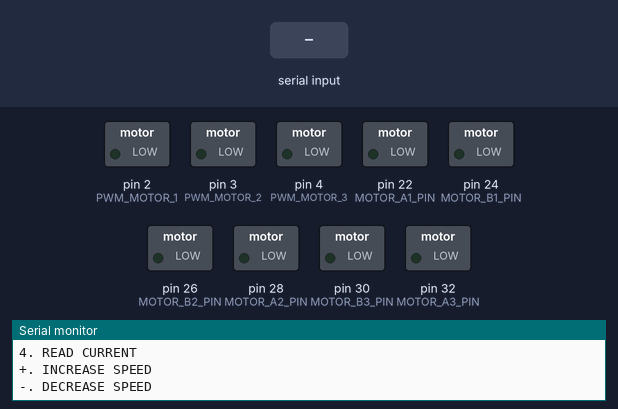
Simulated run of this sketch. Board: Arduino Mega 2560, built with avr-gcc and run on an emulated ATmega2560. Shown: switched loads named in the sketch (green lamp = pin HIGH), the last lines printed to the serial monitor. Inputs (shaded band) come from the test bench.

Above: at 1.2 s.
1.3 s: "2\n" received over Serial
At 2.5 s:
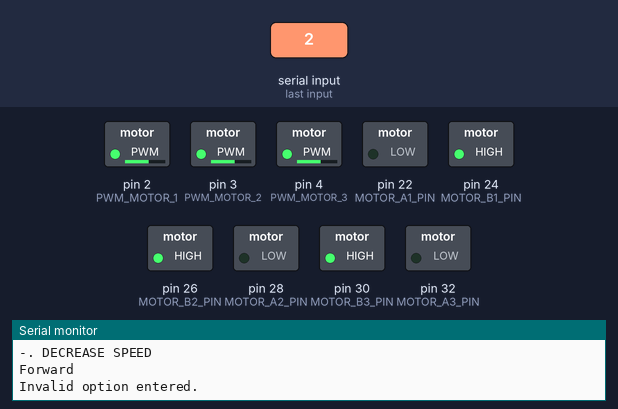
2.8 s: byte 51 ('3') received over Serial
At 3.8 s:
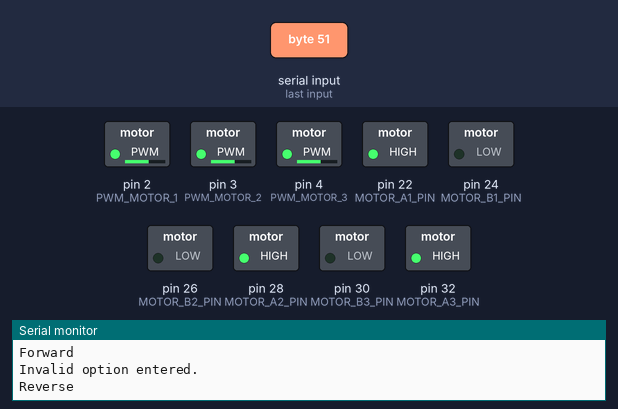
4.3 s: byte 119 ('w') received over Serial
At 5.1 s:
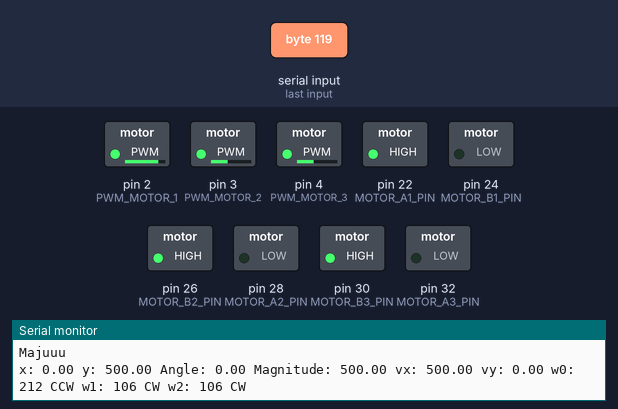
5.8 s: byte 97 ('a') received over Serial
At 6.2 s:
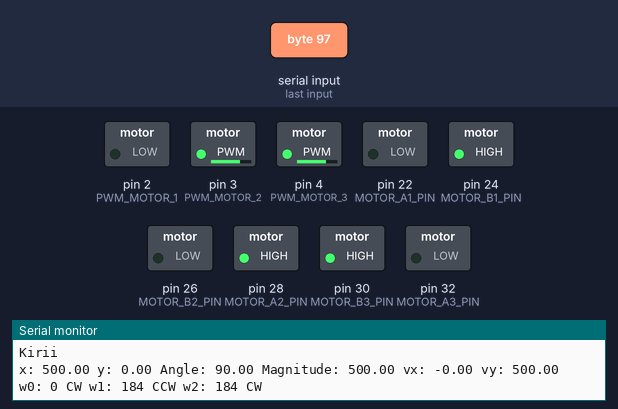
7.3 s: byte 115 ('s') received over Serial
At 8.5 s:
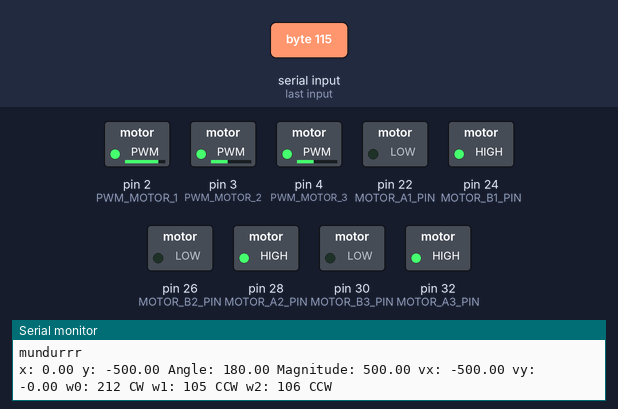
8.8 s: byte 49 ('1') received over Serial
At 9.5 s:
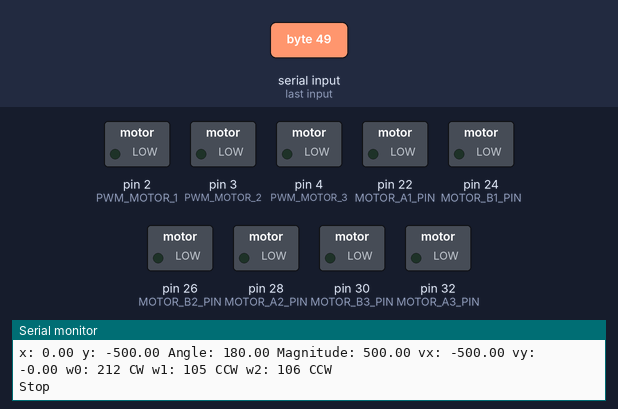
Timing chart, 0 to 11.3 s (numbered marks = the images above; inputs shaded):
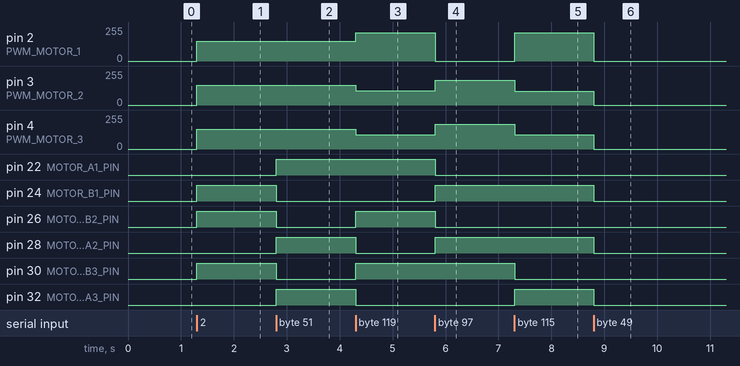

Measured:
- after the input at 1.3 s, pin 2 (PWM_MOTOR_1), pin 3 (PWM_MOTOR_2), pin 4 (PWM_MOTOR_3): 0/255 → 150/255 at once; pin 24 (MOTOR_B1_PIN), pin 26 (MOTOR_B2_PIN), pin 30 (MOTOR_B3_PIN): LOW → HIGH at once
- after the input at 2.8 s, pin 22 (MOTOR_A1_PIN), pin 28 (MOTOR_A2_PIN), pin 32 (MOTOR_A3_PIN): LOW → HIGH at once; pin 24 (MOTOR_B1_PIN), pin 26 (MOTOR_B2_PIN), pin 30 (MOTOR_B3_PIN): HIGH → LOW at once
- after the input at 4.3 s, pin 2 (PWM_MOTOR_1): 150/255 → 212/255 at once; pin 3 (PWM_MOTOR_2), pin 4 (PWM_MOTOR_3): 150/255 → 106/255 at once; pin 26 (MOTOR_B2_PIN), pin 30 (MOTOR_B3_PIN): LOW → HIGH at once; pin 28 (MOTOR_A2_PIN), pin 32 (MOTOR_A3_PIN): HIGH → LOW at once
- after the input at 5.8 s, pin 2 (PWM_MOTOR_1): 212/255 → 0/255 at once; pin 3 (PWM_MOTOR_2), pin 4 (PWM_MOTOR_3): 106/255 → 184/255 at once; pin 22 (MOTOR_A1_PIN), pin 26 (MOTOR_B2_PIN): HIGH → LOW at once; pin 24 (MOTOR_B1_PIN), pin 28 (MOTOR_A2_PIN): LOW → HIGH at once
- after the input at 7.3 s, pin 2 (PWM_MOTOR_1): 0/255 → 212/255 at once; pin 3 (PWM_MOTOR_2): 184/255 → 105/255 at once; pin 4 (PWM_MOTOR_3): 184/255 → 106/255 at once; pin 30 (MOTOR_B3_PIN): HIGH → LOW at once; pin 32 (MOTOR_A3_PIN): LOW → HIGH at once
- after the input at 8.8 s, pin 2 (PWM_MOTOR_1): 212/255 → 0/255 at once; pin 3 (PWM_MOTOR_2): 105/255 → 0/255 at once; pin 4 (PWM_MOTOR_3): 106/255 → 0/255 at once; pin 24 (MOTOR_B1_PIN), pin 28 (MOTOR_A2_PIN), pin 32 (MOTOR_A3_PIN): HIGH → LOW at once

The sketch:

holonomic_motor_v3.ino
```cpp
//holonomic robot by rafdy amestira
//featuring rendy devara
// 28 nov 2018


#define BRAKE 0
#define CW    1
#define CCW   2
#define CS_THRESHOLD 15   // Definition of safety current (Check: "1.3 Monster Shield Example").

//MOTOR 1
#define MOTOR_A1_PIN 22
#define MOTOR_B1_PIN 24
#define PWM_MOTOR_1 2
#define MOTOR_1 0

//MOTOR 2
#define MOTOR_A2_PIN 28
#define MOTOR_B2_PIN 26
#define PWM_MOTOR_2 3
#define MOTOR_2 1


//MOTOR 3
#define MOTOR_A3_PIN 32
#define MOTOR_B3_PIN 30
#define PWM_MOTOR_3 4
#define MOTOR_3 2

//tuning
int trim1 = 0;
int trim2 = 0;
int trim3 = 0;

// variable xyz
int X, Y, Z;
float kz = 0.5;

short usSpeed = 150;  //default motor speed
unsigned short usMotor_Status = BRAKE;

void setup()
{
  pinMode(MOTOR_A1_PIN, OUTPUT);
  pinMode(MOTOR_B1_PIN, OUTPUT);

  pinMode(MOTOR_A2_PIN, OUTPUT);
  pinMode(MOTOR_B2_PIN, OUTPUT);

  pinMode(MOTOR_A3_PIN, OUTPUT);
  pinMode(MOTOR_B3_PIN, OUTPUT);

  pinMode(PWM_MOTOR_1, OUTPUT);
  pinMode(PWM_MOTOR_2, OUTPUT);

  //  pinMode(CURRENT_SEN_1, OUTPUT);
  //  pinMode(CURRENT_SEN_2, OUTPUT);

  //  pinMode(EN_PIN_1, OUTPUT);
  //  pinMode(EN_PIN_2, OUTPUT);

  Serial.begin(115200);              // Initiates the serial to do the monitoring
  Serial3.begin(115200);        //nunchuck Bluetooth

  Serial.println("Begin motor control");
  Serial.println(); //Print function list for user selection
  Serial.println("Enter number for control option:");
  Serial.println("1. STOP");
  Serial.println("2. FORWARD");
  Serial.println("3. REVERSE");
  Serial.println("4. READ CURRENT");
  Serial.println("+. INCREASE SPEED");
  Serial.println("-. DECREASE SPEED");
  Serial.println();

}

void menuSerial() {

  char user_input;

  while (Serial.available())
  {
    user_input = Serial.read(); //Read user input and trigger appropriate function
    //    digitalWrite(EN_PIN_1, HIGH);
    //    digitalWrite(EN_PIN_2, HIGH);

    if (user_input == '1')
    {
      Stop();
    }
    else if (user_input == '2')
    {
      Forward();
    }
    else if (user_input == '3')
    {
      Reverse();
    }
    else if (user_input == '+')
    {
      IncreaseSpeed();
    }
    else if (user_input == '-')
    {
      DecreaseSpeed();
    }
    else if (user_input == 'w')
    {
      Serial.println("Majuuu");
      calcMotors(0, 500, 0);
    }
    else if (user_input == 'a')
    {
      Serial.println("Kirii");
      calcMotors(500, 0, 0);
    } else if (user_input == 's')
    {
      Serial.println("mundurrr");
      calcMotors(0, -500, 0);
    }
    else if (user_input == 'd')
    {
      Serial.println("Kanannn");
      calcMotors(500, 0, 0);
    }
    else
    {
      Serial.println("Invalid option entered.");
    }

  }
}

void calcMotors(float x, float y, float z)
{
  if (x > 500)
    x = 500;
  if (x < -500)
    x = -500;
  if (y > 500)
    x = 500;
  if (y < -500)
    x = -500;


  //STEP 2. Convert them to a direction vector
  float theta = atan2(x, y);
  float magnitude = sqrt((x * x) + (y * y));

  // magnitudes less than about 50 are neutral stick positions
  // and should probably just be ignored
  if (magnitude > 75.0f || Z != 0) {

    Serial.print("x: ");
    Serial.print(x);
    Serial.print(" y: ");
    Serial.print(y);

    Serial.print(" Angle: ");
    Serial.print(degrees(theta));

    Serial.print(" Magnitude: ");
    Serial.print(magnitude);

    float vx = magnitude * cos(theta);
    float vy = magnitude * sin(theta);
    const float sqrt3o2 = 1.0 * sqrt(3) / 2;
    //STEP 3. Find wheel vecotrs
    float w0 = -vx;                   // v dot [-1, 0] / 25mm
    float w1 = 0.5 * vx - sqrt3o2 * vy; // v dot [1/2, -sqrt(3)/2] / 25mm
    float w2 = 0.5 * vx + sqrt3o2 * vy; // v dot [1/2, +sqrt(3)/2] / 25mm

    z = z * kz;
    w0 += Z;
    w1 += Z;
    w2 += Z;

    boolean w0_ccw = w0 < 0 ? true : false;
    boolean w1_ccw = w1 < 0 ? true : false;
    boolean w2_ccw = w2 < 0 ? true : false;
    byte w0_speed = (byte) map(abs(w0), 0, 600, 0, 255);
    byte w1_speed = (byte) map(abs(w1), 0, 600, 0, 255);
    byte w2_speed = (byte) map(abs(w2), 0, 600, 0, 255);

    Serial.print(" vx: ");
    Serial.print(vx);
    Serial.print(" vy: ");
    Serial.print(vy);

    Serial.print(" w0: ");
    Serial.print(w0_speed);
    if (w0_ccw) Serial.print(" CCW"); else Serial.print(" CW");
    Serial.print(" w1: ");
    Serial.print(w1_speed);
    if (w1_ccw) Serial.print(" CCW"); else Serial.print(" CW");
    Serial.print(" w2: ");
    Serial.print(w2_speed);
    if (w2_ccw) Serial.print(" CCW"); else Serial.print(" CW");
    Serial.println();

    if (w0_speed > 255)
      w0_speed = 255;
    if (w0_speed < 0)
      w0_speed = 0;
    if (w1_speed > 255)
      w1_speed = 255;
    if (w1_speed < 0)
      w1_speed = 0;
    if (w2_speed > 255)
      w2_speed = 255;
    if (w2_speed < 0)
      w2_speed = 0;


    motorGo(MOTOR_1, (w0_ccw ? CCW : CW), w0_speed);
    motorGo(MOTOR_2, (w1_ccw ? CCW : CW), w1_speed);
    motorGo(MOTOR_3, (w2_ccw ? CCW : CW), w2_speed);


  }
  else { // stick is idle, stop the wheels
    //    m0.setSpeed(0);
    //    m1.setSpeed(0);
    //    m2.setSpeed(0);

    motorGo(MOTOR_1, BRAKE, 0);
    motorGo(MOTOR_2, BRAKE, 0);
    motorGo(MOTOR_3, BRAKE, 0);
  }
}
void loop()
{


  pollSerial3();
  menuSerial();

}

void Stop()
{
  Serial.println("Stop");
  usMotor_Status = BRAKE;
  motorGo(MOTOR_1, usMotor_Status, 0);
  motorGo(MOTOR_2, usMotor_Status, 0);
  motorGo(MOTOR_3, usMotor_Status, 0);
}

void Forward()
{
  Serial.println("Forward");
  usMotor_Status = CW;
  motorGo(MOTOR_1, usMotor_Status, usSpeed);
  motorGo(MOTOR_2, usMotor_Status, usSpeed);
  motorGo(MOTOR_3, usMotor_Status, usSpeed);
}

void Reverse()
{
  Serial.println("Reverse");
  usMotor_Status = CCW;
  motorGo(MOTOR_1, usMotor_Status, usSpeed);
  motorGo(MOTOR_2, usMotor_Status, usSpeed);
  motorGo(MOTOR_3, usMotor_Status, usSpeed);
}

void IncreaseSpeed()
{
  usSpeed = usSpeed + 10;
  if (usSpeed > 255)
  {
    usSpeed = 255;
  }

  Serial.print("Speed +: ");
  Serial.println(usSpeed);

  motorGo(MOTOR_1, usMotor_Status, usSpeed);
  motorGo(MOTOR_2, usMotor_Status, usSpeed);
  motorGo(MOTOR_3, usMotor_Status, usSpeed);
}

void DecreaseSpeed()
{
  usSpeed = usSpeed - 10;
  if (usSpeed < 0)
  {
    usSpeed = 0;
  }

  Serial.print("Speed -: ");
  Serial.println(usSpeed);

  motorGo(MOTOR_1, usMotor_Status, usSpeed);
  motorGo(MOTOR_2, usMotor_Status, usSpeed);
  motorGo(MOTOR_3, usMotor_Status, usSpeed);
}

void motorGo(uint8_t motor, uint8_t direct, uint8_t pwm)         //Function that controls the variables: motor(0 ou 1), direction (cw ou ccw) e pwm (entra 0 e 255);
{
  if (motor == MOTOR_1)
  {
    if (direct == CW)
    {
      digitalWrite(MOTOR_A1_PIN, LOW);
      digitalWrite(MOTOR_B1_PIN, HIGH);
    }
    else if (direct == CCW)
    {
      digitalWrite(MOTOR_A1_PIN, HIGH);
      digitalWrite(MOTOR_B1_PIN, LOW);
    }
    else
    {
      digitalWrite(MOTOR_A1_PIN, LOW);
      digitalWrite(MOTOR_B1_PIN, LOW);
    }

    analogWrite(PWM_MOTOR_1, pwm + trim1);
  }
  else if (motor == MOTOR_2)
  {
    if (direct == CW)
    {
      digitalWrite(MOTOR_A2_PIN, LOW);
      digitalWrite(MOTOR_B2_PIN, HIGH);
    }
    else if (direct == CCW)
    {
      digitalWrite(MOTOR_A2_PIN, HIGH);
      digitalWrite(MOTOR_B2_PIN, LOW);
    }
    else
    {
      digitalWrite(MOTOR_A2_PIN, LOW);
      digitalWrite(MOTOR_B2_PIN, LOW);
    }

    analogWrite(PWM_MOTOR_2, pwm + trim2);
  }
  else if (motor == MOTOR_3)
  {
    if (direct == CW)
    {
      digitalWrite(MOTOR_A3_PIN, LOW);
      digitalWrite(MOTOR_B3_PIN, HIGH);
    }
    else if (direct == CCW)
    {
      digitalWrite(MOTOR_A3_PIN, HIGH);
      digitalWrite(MOTOR_B3_PIN, LOW);
    }
    else
    {
      digitalWrite(MOTOR_A3_PIN, LOW);
      digitalWrite(MOTOR_B3_PIN, LOW);
    }

    analogWrite(PWM_MOTOR_3, pwm + trim3);
  }
}
void pollSerial3()
{
  if (Serial3.available())
  {
    //    Serial.print((char)Serial3.read());
    if (Serial3.read() == '$')
    {
      char rxData[16];
      memset((void*)rxData, 0, sizeof(rxData));
      Serial3.readBytesUntil('\n', rxData, 16);
      //          Serial.println(rxData);
      sscanf(rxData, "%d,%d,%d", &X, &Y, &Z);
      //          Serial.println("X="+(String)X + " Y="+(String)Y + " Z="+ (String)Z);
      calcMotors(X, Y, Z);
    }
  }
}
```
